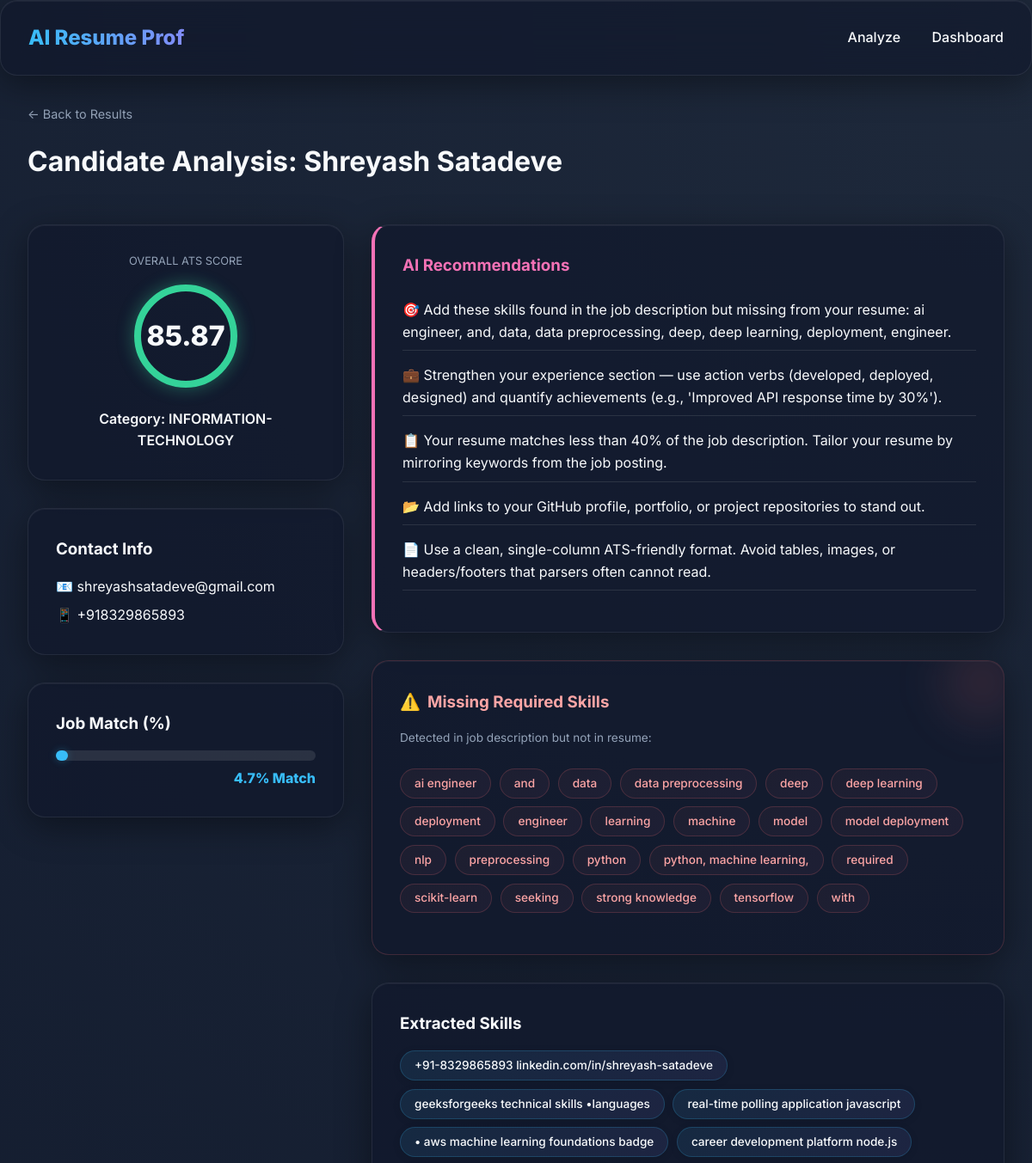
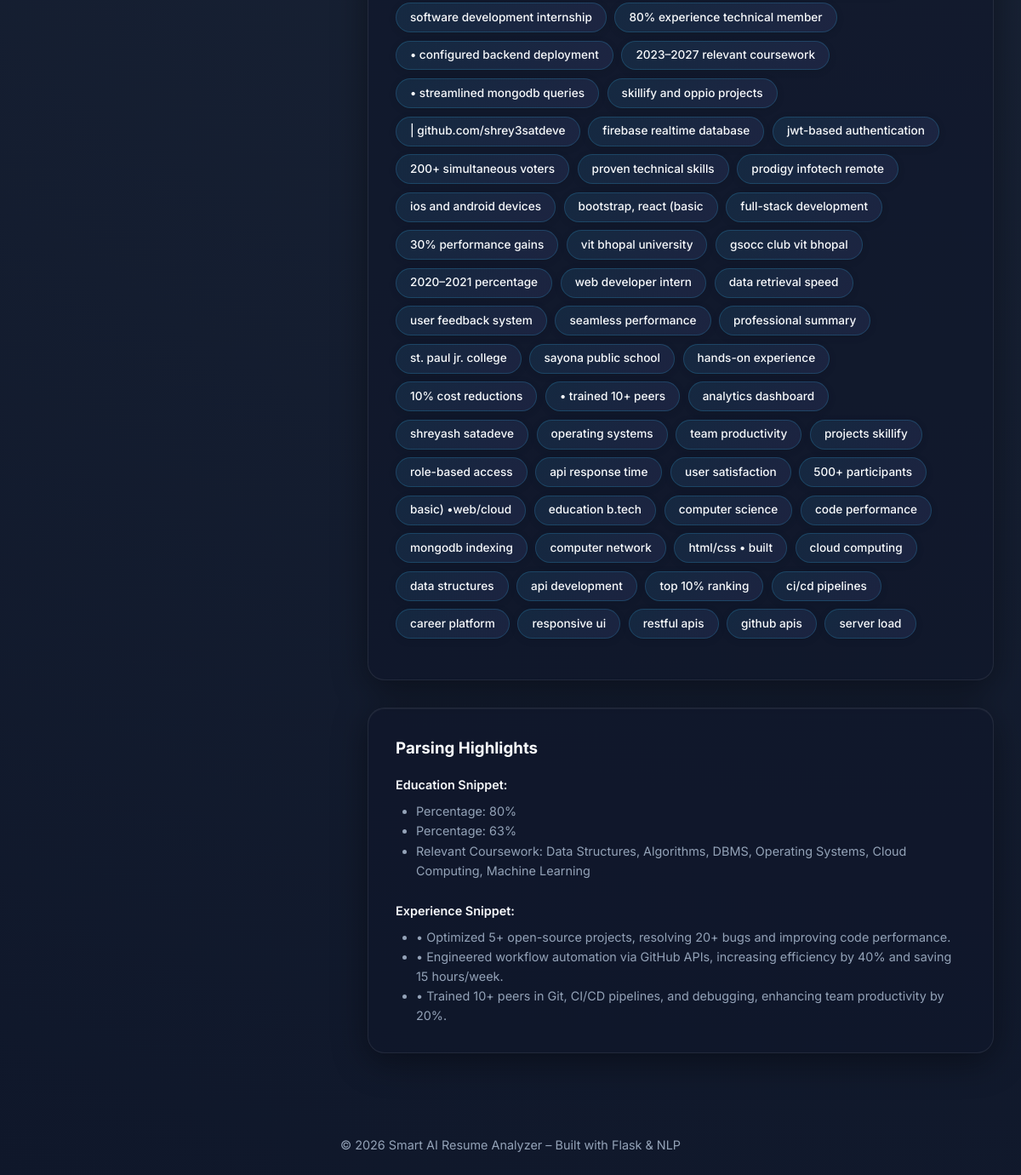
Screenshot of /analyze/1 with the database file from the repository (2 pictures, top to bottom).
### tables this page shows
CREATE TABLE candidates (
        id INTEGER PRIMARY KEY AUTOINCREMENT,
        name TEXT,
        email TEXT,
        phone TEXT,
        skills TEXT,          -- JSON string
        education TEXT,       -- JSON string
        experience TEXT,      -- JSON string
        ats_score REAL,
        prediction TEXT,      -- Category prediction
        match_score REAL,     -- Similarity to job description
        missing_skills TEXT,  -- JSON string
        recommendations TEXT, -- JSON string
        job_description TEXT, -- Reference JD
        filename TEXT,
        session_id TEXT       -- For grouping batch uploads
    );

### routes/analyze.py (the view)
@analyze_bp.route("/analyze/<int:candidate_id>")
def view_result(candidate_id):
    candidate = get_candidate_by_id(candidate_id)
    if not candidate:
        return "Not Found", 404
    return render_template("result.html", candidate=candidate)

### app.py (called while the page is built)
def create_app():
    app = Flask(__name__)
    app.config['UPLOAD_FOLDER'] = UPLOAD_FOLDER
    app.secret_key = SECRET_KEY
    os.makedirs(UPLOAD_FOLDER, exist_ok=True)
    app.register_blueprint(upload_bp)
    app.register_blueprint(analyze_bp)
    app.register_blueprint(dashboard_bp)
    @app.template_filter('from_json')
    def from_json_filter(value):
        try:
            return json.loads(value) if value else []
        except:
            return []
    @app.errorhandler(404)
    def page_not_found(e):
        return render_template('base.html', content="Error 404: Page Not Found"), 404
    return app

### database/db.py (called while the page is built)
def get_connection():
    conn = sqlite3.connect(DB_PATH)
    conn.row_factory = sqlite3.Row  # Access columns by name
    return conn

def get_candidate_by_id(candidate_id: int):
    conn = get_connection()
    cursor = conn.cursor()
    cursor.execute("SELECT * FROM candidates WHERE id = ?", (candidate_id,))
    row = cursor.fetchone()
    conn.close()
    return dict(row) if row else None

### templates/result.html (shortened to what this page needs)
{% extends "base.html" %}
{% block content %}
<div style="margin-bottom: 3rem;">
    <a href="{{ url_for('upload.ranking') }}" style="color: var(--text-dim); text-decoration: none; font-size: 0.9rem;">&larr; Back to Results</a>
    <h1 style="margin-top: 1rem;">Candidate Analysis: {{ candidate.name }}</h1>
</div>
<div style="display: grid; grid-template-columns: 1fr 2fr; gap: 2rem;">
    <div>
        <div class="glass card" style="text-align: center; margin-bottom: 2rem;">
            <p style="color: var(--text-dim); margin-bottom: 1rem; text-transform: uppercase; font-size: 0.8rem;">Overall ATS Score</p>
            <div class="score-circle {% if candidate.ats_score > 70 %}border-success{% elif candidate.ats_score > 40 %}border-warning{% else %}border-danger{% endif %}">
                {{ candidate.ats_score }}
            </div>
            <p style="font-weight: 600;">Category: {{ candidate.prediction }}</p>
        </div>
        <div class="glass card" style="margin-bottom: 2rem;">
            <h3 style="margin-bottom: 1rem;">Contact Info</h3>
            <p style="margin-bottom: 0.5rem;">📧 {{ candidate.email or 'N/A' }}</p>
            <p>📱 {{ candidate.phone or 'N/A' }}</p>
        </div>
        <div class="glass card">
            <h3 style="margin-bottom: 1rem;">Job Match (%)</h3>
            <div style="width: 100%; background: rgba(255,255,255,0.1); border-radius: 1rem; height: 12px; margin-bottom: 0.5rem;">
                <div class="match-bar" data-score="{{ candidate.match_score }}" style="background: var(--primary); height: 12px; border-radius: 1rem; box-shadow: 0 0 10px var(--primary-glow); width: 0%; transition: width 1s ease-in-out;"></div>
            </div>
            <p style="font-weight: 800; text-align: right; color: var(--primary);">{{ candidate.match_score }}% Match</p>
        </div>
    </div>
    <div>
        <div class="glass card" style="margin-bottom: 2rem; border-left: 4px solid var(--accent);">
            <h3 style="margin-bottom: 1.5rem; color: var(--accent);">AI Recommendations</h3>
            <ul style="list-style: none;">
                {% for rec in (candidate.recommendations|from_json) %}
                <li style="margin-bottom: 1rem; border-bottom: 1px solid var(--glass-border); padding-bottom: 0.5rem;">{{ rec }}</li>
                {% endfor %}
            </ul>
        </div>
        <div class="glass card" style="margin-bottom: 2rem; position: relative; overflow: hidden; border: 1px solid rgba(248, 113, 113, 0.2);">
            <div style="position: absolute; top: -50px; right: -50px; width: 150px; height: 150px; background: radial-gradient(circle, rgba(248, 113, 113, 0.15) 0%, transparent 70%); border-radius: 50%; filter: blur(20px); pointer-events: none;"></div>
            <h3 style="margin-bottom: 1rem; color: #fca5a5; display: flex; align-items: center; gap: 0.5rem;"><span style="font-size:1.2rem;">⚠️</span> Missing Required Skills</h3>
            <p style="color: var(--text-dim); margin-bottom: 1.5rem; font-size: 0.85rem;">Detected in job description but not in resume:</p>
            <div class="tag-cloud">
                {% for skill in (candidate.missing_skills|from_json) %}
                <span class="tag missing">{{ skill }}</span>
                {% endfor %}
            </div>
        </div>
        <div class="glass card" style="margin-bottom: 2rem;">
            <h3 style="margin-bottom: 1rem;">Extracted Skills</h3>
            <div class="tag-cloud">
                {% for skill in (candidate.skills|from_json) %}
                <span class="tag">{{ skill }}</span>
                {% endfor %}
            </div>
        </div>
        <div class="glass card">
            <h3 style="margin-bottom: 1rem;">Parsing Highlights</h3>
            <div style="font-size: 0.9rem;">
                <p style="font-weight: 600; margin-bottom: 0.5rem;">Education Snippet:</p>
                <ul style="margin-bottom: 1.5rem; padding-left: 1.5rem; color: var(--text-dim);">
                    {% for item in (candidate.education|from_json)[:3] %} <li>{{ item }}</li> {% endfor %}
                </ul>
                <p style="font-weight: 600; margin-bottom: 0.5rem;">Experience Snippet:</p>
                <ul style="padding-left: 1.5rem; color: var(--text-dim);">
                    {% for item in (candidate.experience|from_json)[:3] %} <li>{{ item }}</li> {% endfor %}
                </ul>
            </div>
        </div>
    </div>
</div>
{% endblock %}

### static/css/main.css (style rules this page uses)
:root { --bg-dark: #0f172a; --bg-card: rgba(30, 41, 59, 0.7); --primary: #38bdf8; --primary-glow: rgba(56, 189, 248, 0.3); --secondary: #818cf8; --accent: #f472b6; --text-main: #f8fafc; --text-dim: #94a3b8; --success: #34d399; --warning: #fbbf24; --danger: #f87171; --glass-border: rgba(255, 255, 255, 0.1); }
* { margin: 0; padding: 0; box-sizing: border-box; font-family: 'Inter', system-ui, -apple-system, sans-serif; }
body { background: radial-gradient(circle at top right, #1e293b, #0f172a); color: var(--text-main); min-height: 100vh; line-height: 1.6; overflow-x: hidden; }
.glass { background: rgba(15, 23, 42, 0.6); backdrop-filter: blur(24px); -webkit-backdrop-filter: blur(24px); border: 1px solid rgba(255, 255, 255, 0.08); border-radius: 1.25rem; box-shadow: 0 10px 40px 0 rgba(0, 0, 0, 0.4), inset 0 1px 0 0 rgba(255, 255, 255, 0.05); }
.score-circle { width: 120px; height: 120px; border-radius: 50%; border: 8px solid var(--primary); display: flex; align-items: center; justify-content: center; font-size: 2rem; font-weight: 800; margin: 0 auto 1.5rem; }
.border-success { border-color: var(--success) !important; box-shadow: 0 0 20px rgba(52, 211, 153, 0.4); }
.tag-cloud { display: flex; flex-wrap: wrap; gap: 0.6rem; margin: 1rem 0; }
.tag { padding: 0.35rem 1rem; background: linear-gradient(135deg, rgba(56, 189, 248, 0.1), rgba(129, 140, 248, 0.1)); border: 1px solid rgba(56, 189, 248, 0.2); border-radius: 2rem; font-size: 0.85rem; font-weight: 500; transition: all 0.3s ease; box-shadow: 0 2px 10px rgba(0,0,0,0.1); }
.tag.missing { background: linear-gradient(135deg, rgba(248, 113, 113, 0.05), rgba(244, 114, 182, 0.05)); border: 1px solid rgba(248, 113, 113, 0.2); color: #fca5a5; box-shadow: none; }
.card { padding: 2rem; margin-bottom: 2rem; }

### rows the page displays
candidates: name "Shreyash Satadeve", ats_score "85.87", prediction "INFORMATION-TECHNOLOGY", email "shreyashsatadeve@gmail.com", phone "+918329865893", match_score "4.7"

### other values shown
{{ rec }} "🎯 Add these skills found in the job description but missing from your resume: ai engineer, and, data, data preprocessing, deep, deep learning, deployment, engineer." "💼 Strengthen your experience section — use action verbs (developed, deployed, designed) and quantify achievements (e.g., 'Improved API response time by 30%')." "📋 Your resume matches less than 40% of the job description. Tailor your resume by mirroring keywords from the job posting." "📂 Add links to your GitHub profile, portfolio, or project repositories to stand out." "📄 Use a clean, single-column ATS-friendly format. Avoid tables, images, or headers/footers that parsers often cannot read."
{{ skill }} "ai engineer" "and" "data" "data preprocessing" "deep" "deep learning" "deployment" "engineer" "learning" "machine" "model" "model deployment" "nlp" "preprocessing" "python" "python, machine learning," "required" "scikit-learn" "seeking" "strong knowledge" "tensorflow" "with"
{{ skill }} "+91-8329865893 linkedin.com/in/shreyash-satadeve" "geeksforgeeks technical skills •languages" "real-time polling application javascript" "• aws machine learning foundations badge" "career development platform node.js" "software development internship" "80% experience technical member" "• configured backend deployment" "2023–2027 relevant coursework" "• streamlined mongodb queries" "skillify and oppio projects" "| github.com/shrey3satdeve" "firebase realtime database" "jwt-based authentication" "200+ simultaneous voters" "proven technical skills" "prodigy infotech remote" "ios and android devices" "bootstrap, react (basic" "full-stack development" "30% performance gains" "vit bhopal university" "gsocc club vit bhopal" "2020–2021 percentage" "web developer intern" "data retrieval speed" "user feedback system" "seamless performance" "professional summary" "st. paul jr. college" "sayona public school" "hands-on experience" "10% cost reductions" "• trained 10+ peers" "analytics dashboard" "shreyash satadeve" "operating systems" "team productivity" "projects skillify" "role-based access" "api response time" "user satisfaction" "500+ participants" "basic) •web/cloud" "education b.tech" "computer science" "code performance" "mongodb indexing" "computer network" "html/css • built" "cloud computing" "data structures" "api development" "top 10% ranking" "ci/cd pipelines" "career platform" "responsive ui" "restful apis" "github apis" "server load"
{{ item }} "Percentage: 80%" "Percentage: 63%" "Relevant Coursework: Data Structures, Algorithms, DBMS, Operating Systems, Cloud Computing, Machine Learning"
{{ item }} "• Optimized 5+ open-source projects, resolving 20+ bugs and improving code performance." "• Engineered workflow automation via GitHub APIs, increasing efficiency by 40% and saving 15 hours/week." "• Trained 10+ peers in Git, CI/CD pipelines, and debugging, enhancing team productivity by 20%."
